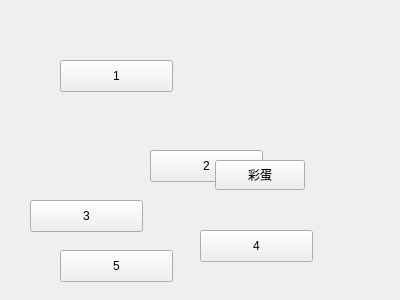
<?xml version="1.0" encoding="UTF-8"?>
<ui version="4.0">
 <class>MainScence3</class>
 <widget class="QWidget" name="MainScence3">
  <property name="geometry">
   <rect>
    <x>0</x>
    <y>0</y>
    <width>400</width>
    <height>300</height>
   </rect>
  </property>
  <property name="windowTitle">
   <string>Form</string>
  </property>
  <widget class="QPushButton" name="pushButton">
   <property name="geometry">
    <rect>
     <x>60</x>
     <y>60</y>
     <width>113</width>
     <height>32</height>
    </rect>
   </property>
   <property name="text">
    <string>1</string>
   </property>
  </widget>
  <widget class="QPushButton" name="pushButton_2">
   <property name="geometry">
    <rect>
     <x>150</x>
     <y>150</y>
     <width>113</width>
     <height>32</height>
    </rect>
   </property>
   <property name="text">
    <string>2</string>
   </property>
  </widget>
  <widget class="QPushButton" name="pushButton_3">
   <property name="geometry">
    <rect>
     <x>30</x>
     <y>200</y>
     <width>113</width>
     <height>32</height>
    </rect>
   </property>
   <property name="text">
    <string>3</string>
   </property>
  </widget>
  <widget class="QPushButton" name="pushButton_4">
   <property name="geometry">
    <rect>
     <x>200</x>
     <y>230</y>
     <width>113</width>
     <height>32</height>
    </rect>
   </property>
   <property name="text">
    <string>4</string>
   </property>
  </widget>
  <widget class="QPushButton" name="pushButton_5">
   <property name="geometry">
    <rect>
     <x>60</x>
     <y>250</y>
     <width>113</width>
     <height>32</height>
    </rect>
   </property>
   <property name="text">
    <string>5</string>
   </property>
  </widget>
  <widget class="QPushButton" name="pushButton_6">
   <property name="geometry">
    <rect>
     <x>215</x>
     <y>160</y>
     <width>90</width>
     <height>30</height>
    </rect>
   </property>
   <property name="text">
    <string>彩蛋</string>
   </property>
  </widget>
 </widget>
 <resources/>
 <connections/>
</ui>
